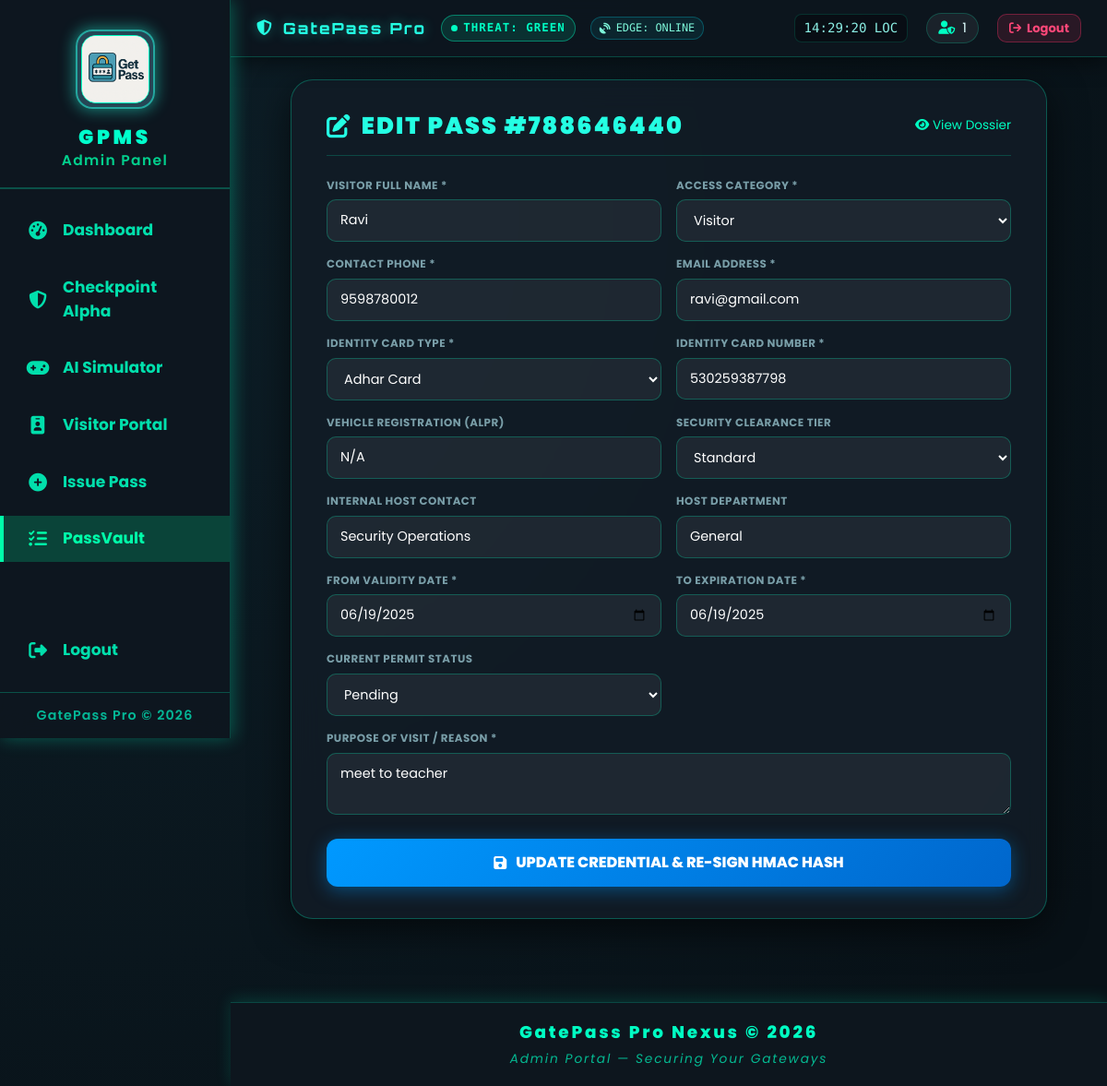
Page /edit-pass-detail.php?id=2 (signed in) on the committed database.
### tables this page shows
CREATE TABLE `passes` (
  `id` int(11) NOT NULL AUTO_INCREMENT,
  `pass_number` varchar(255) DEFAULT NULL,
  `full_name` varchar(255) DEFAULT NULL,
  `contact_number` bigint(20) DEFAULT NULL,
  `email` varchar(255) DEFAULT NULL,
  `identity_type` varchar(200) DEFAULT NULL,
  `identity_card_no` varchar(255) DEFAULT NULL,
  `category` varchar(255) DEFAULT NULL,
  `from_date` date DEFAULT NULL,
  `to_date` date DEFAULT NULL,
  `reason` mediumtext DEFAULT NULL,
  `pass_creation_date` timestamp NULL DEFAULT current_timestamp(),
  `status` varchar(100) DEFAULT 'Pending',
  `vehicle_no` varchar(50) DEFAULT 'N/A',
  `security_clearance` varchar(50) DEFAULT 'Standard',
  `photo_url` text DEFAULT NULL,
  `hmac_hash` varchar(64) DEFAULT NULL,
  `checkin_time` datetime DEFAULT NULL,
  `checkout_time` datetime DEFAULT NULL,
  `overstay_alert` tinyint(1) DEFAULT 0,
  `host_name` varchar(255) DEFAULT 'Security Operations',
  `host_department` varchar(255) DEFAULT 'General',
  `nda_signed` tinyint(1) DEFAULT 0,
  `nda_signature_data` mediumtext DEFAULT NULL,
  PRIMARY KEY (`id`)
);

### edit-pass-detail.php (the view, shortened to what this page needs)
<?php
include('db.php');
$pass_id = intval($_GET['id'] ?? 0);
$ret = mysqli_query($conn, "SELECT * FROM passes WHERE id='$pass_id' LIMIT 1");
$row = mysqli_fetch_assoc($ret);
include 'includes/header.php';
include 'includes/sidebar.php';
?>
    <div class="edit-card">
        <div class="edit-header">
            <h2><i class="fas fa-edit"></i> EDIT PASS #<?php echo htmlspecialchars($row['pass_number']); ?></h2>
            <a href="view-pass-detail.php?id=<?php echo $pass_id; ?>" style="color:#00ffc3; text-decoration:none; font-size:0.85rem;"><i class="fas fa-eye"></i> View Dossier</a>
        </div>
        <form method="POST" action="">
            <div class="form-grid">
                <div class="form-group">
                    <label>VISITOR FULL NAME *</label>
                    <input type="text" name="fullname" value="<?php echo htmlspecialchars($row['full_name']); ?>" required>
                </div>
                <div class="form-group">
                    <label>ACCESS CATEGORY *</label>
                    <select name="category" required>
                        <?php
                        $cats = ["Visitor", "Contractor", "VIP Delegate", "Maintenance", "Security Auditor", "Research Scientist", "Candidate"];
                        foreach ($cats as $c) {
                            $sel = ($row['category'] === $c) ? 'selected' : '';
                            echo "<option value='$c' $sel>$c</option>";
                        }
                        ?>
                    </select>
                </div>
                <div class="form-group">
                    <label>CONTACT PHONE *</label>
                    <input type="tel" name="contactno" value="<?php echo htmlspecialchars($row['contact_number']); ?>" required>
                </div>
                <div class="form-group">
                    <label>EMAIL ADDRESS *</label>
                    <input type="email" name="email" value="<?php echo htmlspecialchars($row['email']); ?>" required>
                </div>
                <div class="form-group">
                    <label>IDENTITY CARD TYPE *</label>
                    <select name="idtype" required>
                        <?php
                        $types = ["Aadhaar Card", "Adhar Card", "Passport", "Driving License", "Voter ID", "Corporate Badge"];
                        foreach ($types as $t) {
                            $sel = ($row['identity_type'] === $t) ? 'selected' : '';
                            echo "<option value='$t' $sel>$t</option>";
                        }
                        ?>
                    </select>
                </div>
                <div class="form-group">
                    <label>IDENTITY CARD NUMBER *</label>
                    <input type="text" name="idcardno" value="<?php echo htmlspecialchars($row['identity_card_no']); ?>" required>
                </div>
                <div class="form-group">
                    <label>VEHICLE REGISTRATION (ALPR)</label>
                    <input type="text" name="vehicle_no" value="<?php echo htmlspecialchars($row['vehicle_no'] ?: 'N/A'); ?>">
                </div>
                <div class="form-group">
                    <label>SECURITY CLEARANCE TIER</label>
                    <select name="security_clearance">
                        <?php
                        $tiers = ["Standard", "Confidential", "Secret", "VIP Delegate"];
                        foreach ($tiers as $tier) {
                            $sel = (($row['security_clearance'] ?? 'Standard') === $tier) ? 'selected' : '';
                            echo "<option value='$tier' $sel>$tier</option>";
                        }
                        ?>
                    </select>
                </div>
                <div class="form-group">
                    <label>INTERNAL HOST CONTACT</label>
                    <input type="text" name="host_name" value="<?php echo htmlspecialchars($row['host_name'] ?? 'Security Operations'); ?>">
                </div>
                <div class="form-group">
                    <label>HOST DEPARTMENT</label>
                    <input type="text" name="host_department" value="<?php echo htmlspecialchars($row['host_department'] ?? 'General Operations'); ?>">
                </div>
                <div class="form-group">
                    <label>FROM VALIDITY DATE *</label>
                    <input type="date" name="fromdate" value="<?php echo htmlspecialchars($row['from_date']); ?>" required>
                </div>
                <div class="form-group">
                    <label>TO EXPIRATION DATE *</label>
                    <input type="date" name="todate" value="<?php echo htmlspecialchars($row['to_date']); ?>" required>
                </div>
                <div class="form-group">
                    <label>CURRENT PERMIT STATUS</label>
                    <select name="status">
                        <?php
                        $statuses = ["Approved", "Checked-In", "Checked-Out", "Pending", "Flagged"];
                        foreach ($statuses as $st) {
                            $sel = ($row['status'] === $st) ? 'selected' : '';
                            echo "<option value='$st' $sel>$st</option>";
                        }
                        ?>
                    </select>
                </div>
                <div class="form-group full-width">
                    <label>PURPOSE OF VISIT / REASON *</label>
                    <textarea name="reason" rows="2" required><?php echo htmlspecialchars($row['reason']); ?></textarea>
                </div>
                <button type="submit" name="submit" class="btn-update">
                    <i class="fas fa-save"></i> UPDATE CREDENTIAL & RE-SIGN HMAC HASH
                </button>
            </div>
        </form>
    </div>
<?php include 'includes/footer.php'; ?>

### includes/header.php (style rules this page uses)
:root { --primary-neon: #00ffc3; --secondary-neon: #24ffe3; --accent-cyan: #00e5ff; --alert-red: #ff3366; --amber-warn: #ffaa00; --bg-dark: #0b151c; --panel-bg: rgba(18, 28, 38, 0.85); --border-glow: rgba(0, 255, 195, 0.28); }
* { box-sizing: border-box; }
body { margin: 0; padding: 0; background: radial-gradient(circle at 10% 20%, #0d1e27 0%, #081117 90%); color: #d7ffff; font-family: 'Poppins', sans-serif; min-height: 100vh; overflow-x: hidden; }

### edit-pass-detail.php (style rules this page uses)
.edit-card { background: rgba(18, 28, 38, 0.88); backdrop-filter: blur(16px); border: 1px solid rgba(0, 255, 195, 0.28); border-radius: 24px; padding: 34px 38px; box-shadow: 0 12px 40px rgba(0,0,0,0.6); max-width: 820px; margin: 0 auto 30px auto; }
.edit-header { display: flex; justify-content: space-between; align-items: center; border-bottom: 1px solid rgba(0, 255, 195, 0.2); padding-bottom: 16px; margin-bottom: 24px; }
.edit-header h2 { margin: 0; color: #24ffe3; font-size: 1.6rem; font-weight: 900; letter-spacing: 0.08em; display: flex; align-items: center; gap: 10px; }
.form-grid { display: grid; grid-template-columns: 1fr 1fr; gap: 16px; }
.form-group { display: flex; flex-direction: column; }
.form-group.full-width { grid-column: span 2; }
label { font-size: 0.74rem; font-weight: 700; color: #799ea8; margin-bottom: 6px; letter-spacing: 0.04em; }
input, select, textarea { background: rgba(255,255,255,0.06); border: 1px solid rgba(0, 255, 195, 0.25); border-radius: 10px; padding: 11px 14px; color: #fff; font-family: inherit; font-size: 0.9rem; outline: none; transition: all 0.2s; }
select option { background: #102430; color: #fff; }
.btn-update { grid-column: span 2; background: linear-gradient(135deg, #0099ff, #0066cc); color: #fff; font-weight: 800; font-size: 1rem; padding: 14px; border: none; border-radius: 12px; cursor: pointer; box-shadow: 0 4px 20px rgba(0, 153, 255, 0.4); transition: all 0.2s; margin-top: 10px; display: flex; align-items: center; justify-content: center; gap: 10px; }

### rows in the picture
passes: pass_number "788646440", fullname "Ravi", contactno "9598780012", email "ravi@gmail.com", idcardno "530259387798", vehicle_no "N/A", host_name "Security Operations", host_department "General", fromdate "06/19/2025", todate "06/19/2025", reason "meet to teacher"

### other values in the picture
$threat_level "GREEN"
$_SESSION['admin_id'] "1"
form field category "Visitor"
form field idtype "Adhar Card"
form field security_clearance "Standard"
form field status "Pending"
